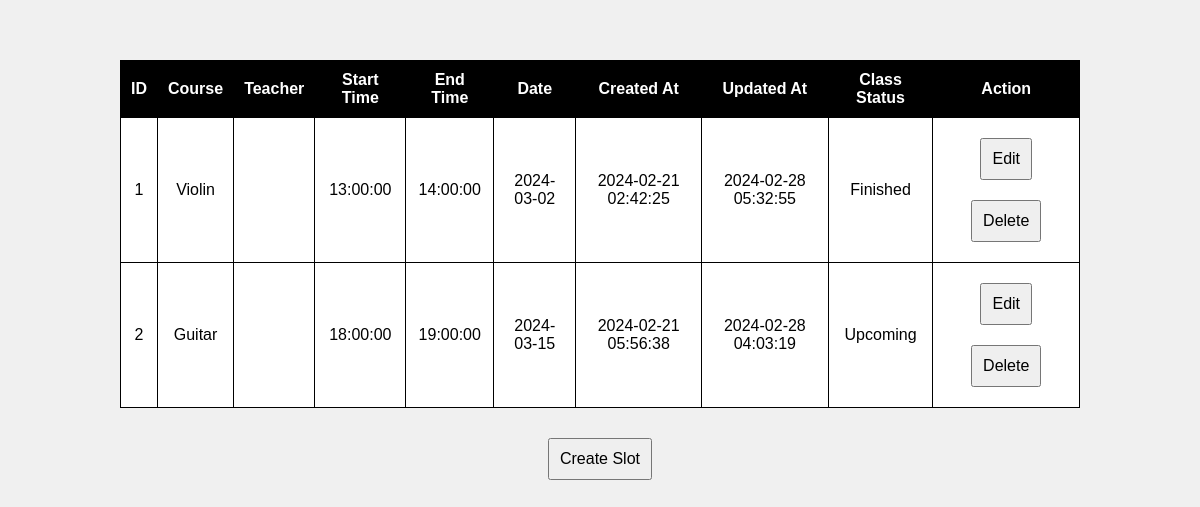
The page /admin/indexes/class_index.php on the database as committed earlier.
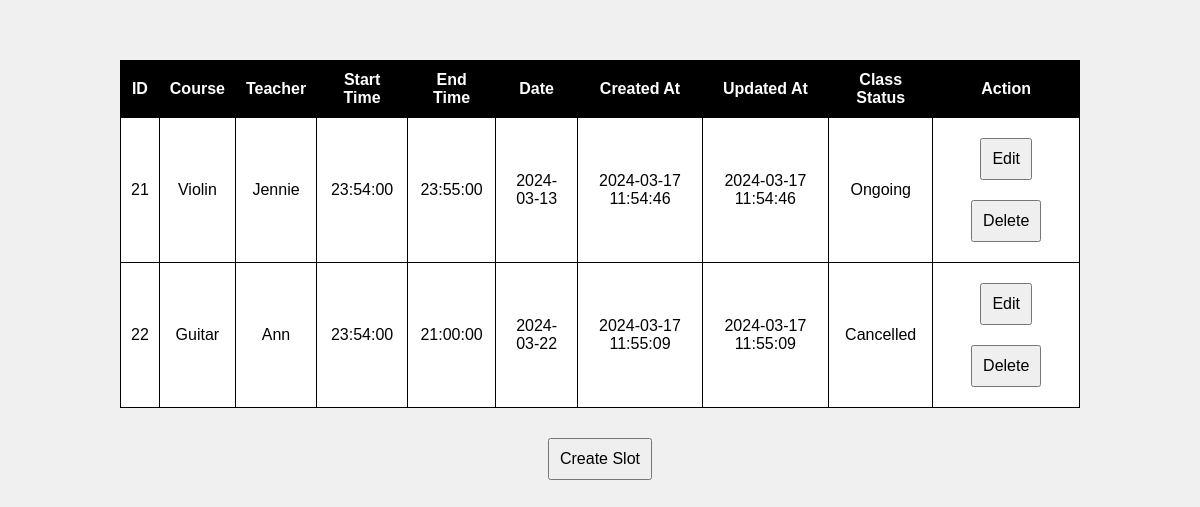
The same page on the database as committed later.
### tables this page shows
CREATE TABLE `classes` (
  `class_id` int(11) NOT NULL,
  `course_parent_id` int(11) NOT NULL,
  `user_parent_id` int(11) NOT NULL,
  `start_time` time NOT NULL,
  `end_time` time NOT NULL,
  `date_of_class` date NOT NULL,
  `created_at` timestamp NOT NULL DEFAULT current_timestamp(),
  `updated_at` timestamp NOT NULL DEFAULT current_timestamp(),
  `class_status` enum('Upcoming','Ongoing','Finished','Cancelled') NOT NULL
);

CREATE TABLE `courses` (
  `course_id` int(11) NOT NULL,
  `course_name` varchar(255) NOT NULL,
  `course_desc` longtext NOT NULL,
  `course_img` varchar(255) NOT NULL,
  `course_icon` varchar(255) NOT NULL,
  `course_status` enum('Active','Inactive') NOT NULL
);

CREATE TABLE `users` (
  `user_id` int(11) NOT NULL,
  `user_name` varchar(255) NOT NULL,
  `user_password` varchar(255) NOT NULL,
  `user_type` enum('Student','Teacher') NOT NULL,
  `user_status` enum('Active','Inactive') NOT NULL
);

### admin/indexes/class_index.php (the view, shortened to what this page needs)
<!DOCTYPE html>
<html>
<head>
</head>
<body>
<h2 id="responseMessageClass">&nbsp;</h2>
<div id="updateTableContainerClass">
    <?php
    include("../db.php");
    $sql = "SELECT ti.*,
               c.course_name,
	       us.user_name
        FROM classes ti
        LEFT JOIN courses c ON ti.course_parent_id = c.course_id
	LEFT JOIN users us ON ti.user_parent_id = us.user_id";
    $result = $conn->query($sql);
    if ($result->num_rows > 0) {
        echo "<table>";
        echo "<tr><th>ID</th><th>Course</th><th>Teacher</th><th>Start Time</th><th>End Time</th><th>Date</th><th>Created At</th><th>Updated At</th><th>Class Status</th><th>Action</th></tr>";
        while ($row = $result->fetch_assoc()) {
            echo "<tr>";
            echo "<td>{$row['class_id']}</td>";
            echo "<td>{$row['course_name']}</td>";
            echo "<td>{$row['user_name']}</td>";
            echo "<td>{$row['start_time']}</td>";
            echo "<td>{$row['end_time']}</td>";
            echo "<td>{$row['date_of_class']}</td>";
            echo "<td>{$row['created_at']}</td>";
            echo "<td>{$row['updated_at']}</td>";
            echo "<td>{$row['class_status']}</td>";
            echo "<td>";
            echo "<button onclick=\"showFormClass('edit_mode_class', {$row['class_id']})\">Edit</button>";
            echo "<button onclick=\"showFormClass('delete_mode_class', {$row['class_id']})\">Delete</button>";
            echo "</td>";
            echo "</tr>";
        }
        echo "</table>";
    } else {
        echo "No class found.";
    }
    ?>
</div>
<button onclick="showFormClass('create_mode_class', null)">Create Slot</button>
</body>
</html>

### admin/indexes/class_index.php (style rules this page uses)
body { background-color: #f0f0f0; font-family: Arial, sans-serif; text-align: center; margin: 0; padding: 0; }
table { border-collapse: collapse; width: 80%; margin: 20px auto; background-color: #fff; }
th, td { border: 1px solid #000; padding: 10px; }
th { background-color: #000; color: #fff; }
button { padding: 10px; font-size: 16px; margin: 10px; }
#responseMessageClass { height: 20px; }

Rows that differ between the two databases and show on the page:
removed classes: class_id "1", courses.course_name "Violin", start_time "13:00:00", end_time "14:00:00", date_of_class "2024-03-02", created_at "2024-02-21 02:42:25", updated_at "2024-02-28 05:32:55", class_status "Finished"
removed classes: class_id "2", courses.course_name "Guitar", start_time "18:00:00", end_time "19:00:00", date_of_class "2024-03-15", created_at "2024-02-21 05:56:38", updated_at "2024-02-28 04:03:19", class_status "Upcoming"
added classes: class_id "21", courses.course_name "Violin", users.user_name "Jennie", start_time "23:54:00", end_time "23:55:00", date_of_class "2024-03-13", created_at "2024-03-17 11:54:46", updated_at "2024-03-17 11:54:46", class_status "Ongoing"
added classes: class_id "22", courses.course_name "Guitar", users.user_name "Ann", start_time "23:54:00", end_time "21:00:00", date_of_class "2024-03-22", created_at "2024-03-17 11:55:09", updated_at "2024-03-17 11:55:09", class_status "Cancelled"
